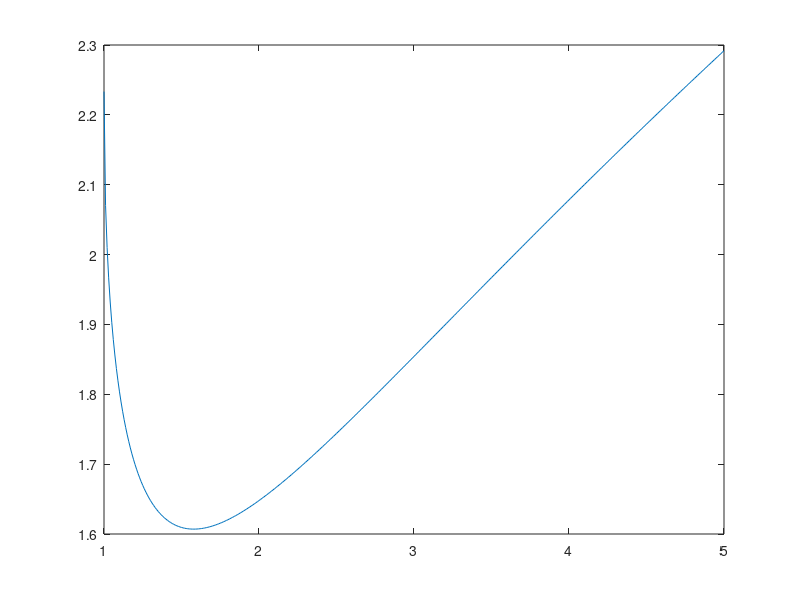

Reproduce this figure in MATLAB.
% Galis,2015
% parameters
sigma_n = 1e8;   % Pa
tau_0i = 63.4e6;    % Pa
tau_0 = 56e6;   % Pa
tau_d = 0.5*sigma_n;tau_s = 0.63*sigma_n;
mu = 3e10;   % Pa   
D_c = 0.8;   % m  
%%
x = 1:0.01:5;
f = sqrt(x).*(1+(tau_0i-tau_0)/(tau_0-tau_d)*(1-sqrt(1-1./x.^2)));
plot(x,f)
f_min = min(f)
R_nuc = pi/4/f_min^2*(tau_s-tau_d)/(tau_0-tau_d)^2*mu*D_c